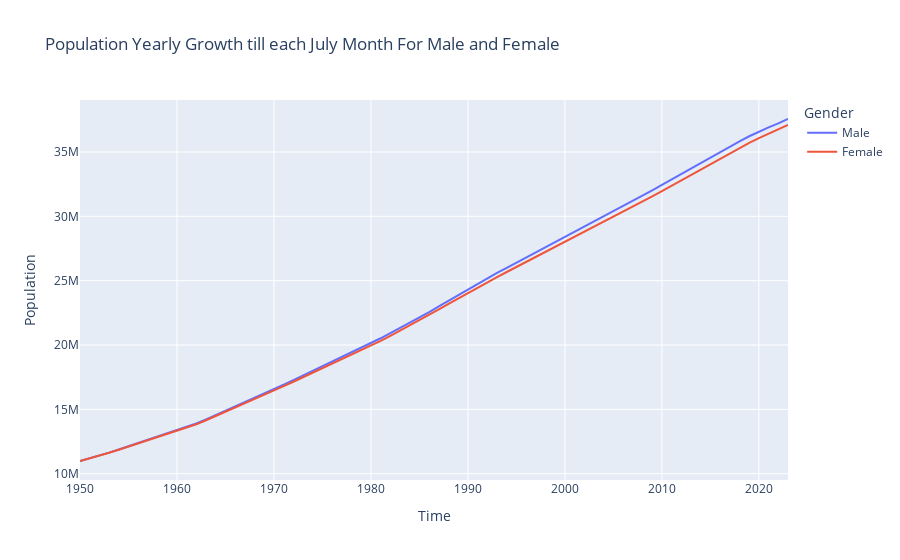

Notebook code cell kept with this figure:
### Code cell
# Total Population Trends Over Time(Male and Female)

# Grouping by Time and summing up the total population till july for each year for male
population_trends_male_jul = new_data.groupby('Time')['TPopulationMale1July'].sum().reset_index()
#adding gender name column
population_trends_male_jul["Gender"]="Male"
# Grouping by Time and summing up the total population till july for each year for female
population_trends_female_jul = new_data.groupby('Time')['TPopulationFemale1July'].sum().reset_index()
#adding gender name column
population_trends_female_jul["Gender"]="Female"

#Renaming columns
population_trends_male_jul=population_trends_male_jul.rename(columns={"TPopulationMale1July":"Population"})
#Renaming columns
population_trends_female_jul=population_trends_female_jul.rename(columns={"TPopulationFemale1July":"Population"})

population_trends_jul=pd.concat([population_trends_male_jul,population_trends_female_jul])

#drawing plot based on years
px.line(population_trends_jul, x="Time", y="Population",color="Gender",title="Population Yearly Growth till each July Month For Male and Female")
